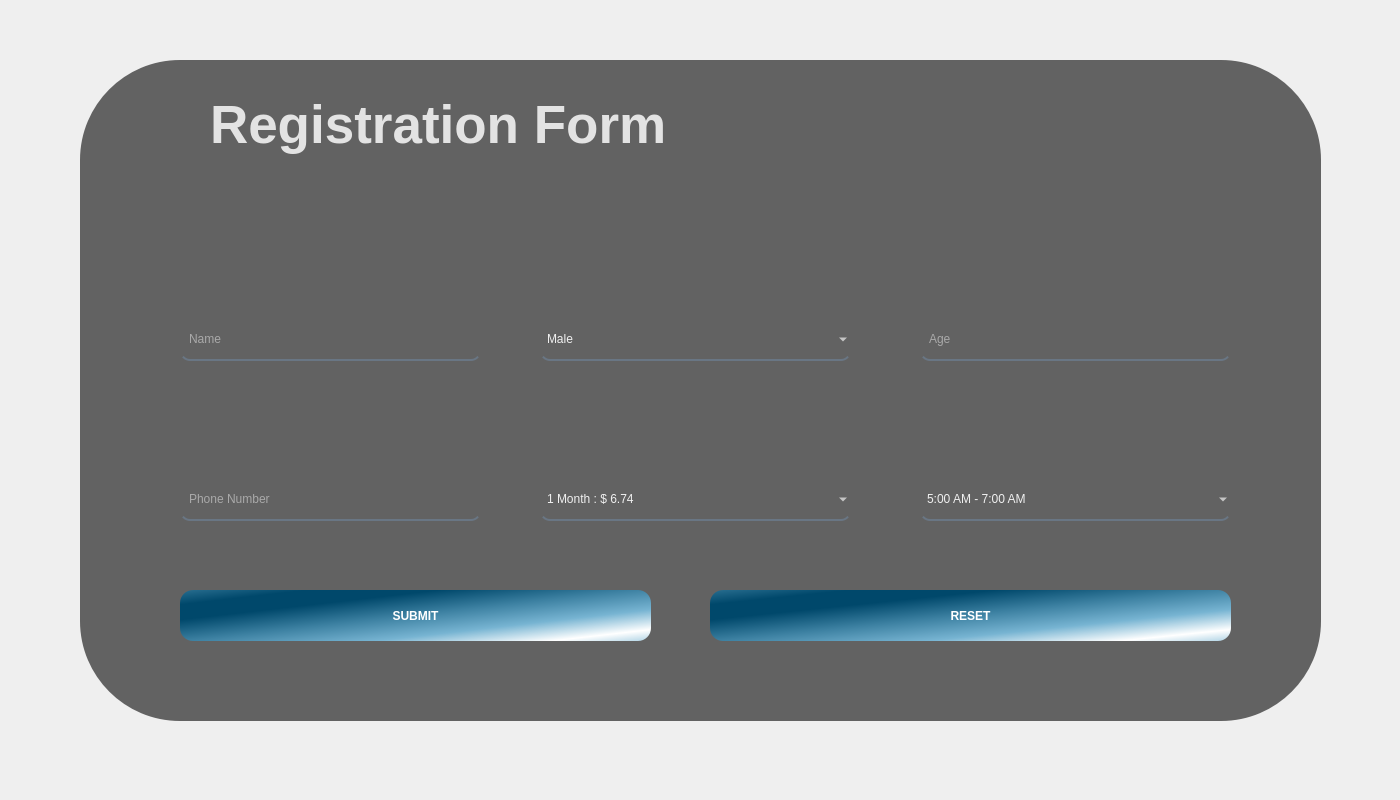
<?xml version="1.0" encoding="UTF-8"?>
<ui version="4.0">
 <class>Register</class>
 <widget class="QDialog" name="Register">
  <property name="geometry">
   <rect>
    <x>0</x>
    <y>0</y>
    <width>1400</width>
    <height>800</height>
   </rect>
  </property>
  <property name="windowTitle">
   <string>REGISTRATION FORM</string>
  </property>
  <property name="windowIcon">
   <iconset resource="imagesrc.qrc">
    <normaloff>:/image/batman.png</normaloff>:/image/batman.png</iconset>
  </property>
  <property name="styleSheet">
   <string notr="true">#Register{
border-image:url(:/image/nature.PNG);
border-radius:120px;
background-color:(255,255,255,100);
}</string>
  </property>
  <widget class="QPushButton" name="pushButton">
   <property name="geometry">
    <rect>
     <x>30</x>
     <y>20</y>
     <width>71</width>
     <height>61</height>
    </rect>
   </property>
   <property name="cursor">
    <cursorShape>PointingHandCursor</cursorShape>
   </property>
   <property name="styleSheet">
    <string notr="true">border:2px solid transparent;</string>
   </property>
   <property name="text">
    <string/>
   </property>
  </widget>
  <widget class="QLabel" name="label_7">
   <property name="geometry">
    <rect>
     <x>190</x>
     <y>700</y>
     <width>1041</width>
     <height>81</height>
    </rect>
   </property>
   <property name="styleSheet">
    <string notr="true">QLabel{
	font: 75 15pt &quot;MS Shell Dlg 2&quot;;
   color:white;
}</string>
   </property>
   <property name="text">
    <string/>
   </property>
  </widget>
  <widget class="QLabel" name="label">
   <property name="geometry">
    <rect>
     <x>80</x>
     <y>60</y>
     <width>1241</width>
     <height>661</height>
    </rect>
   </property>
   <property name="styleSheet">
    <string notr="true">background-color:rgba(0,0,0,150);
border-radius:100px;</string>
   </property>
   <property name="text">
    <string/>
   </property>
  </widget>
  <widget class="QLabel" name="label_2">
   <property name="geometry">
    <rect>
     <x>210</x>
     <y>69</y>
     <width>971</width>
     <height>111</height>
    </rect>
   </property>
   <property name="font">
    <font>
     <pointsize>40</pointsize>
     <weight>75</weight>
     <bold>true</bold>
    </font>
   </property>
   <property name="styleSheet">
    <string notr="true">color:rgb(255,255,255,210);</string>
   </property>
   <property name="text">
    <string>Registration Form</string>
   </property>
  </widget>
  <widget class="QLineEdit" name="lineEdit_4">
   <property name="geometry">
    <rect>
     <x>180</x>
     <y>320</y>
     <width>301</width>
     <height>41</height>
    </rect>
   </property>
   <property name="styleSheet">
    <string notr="true">background-color:transparent;
font: 12pt &quot;MS Shell Dlg 2&quot;;
border:none;
border-radius:10px;
border-bottom:2px solid rgba(105,118,132,255);
color:rgba(255,255,255,230);
padding-bottom:2px;
padding-left:7px;
</string>
   </property>
   <property name="placeholderText">
    <string>Name</string>
   </property>
  </widget>
  <widget class="QLineEdit" name="lineEdit_6">
   <property name="geometry">
    <rect>
     <x>920</x>
     <y>320</y>
     <width>311</width>
     <height>41</height>
    </rect>
   </property>
   <property name="styleSheet">
    <string notr="true">background-color:transparent;
font: 12pt &quot;MS Shell Dlg 2&quot;;
border:none;
border-radius:10px;
border-bottom:2px solid rgba(105,118,132,255);
color:rgba(255,255,255,230);
padding-bottom:2px;
padding-left:7px;
</string>
   </property>
   <property name="placeholderText">
    <string>Age</string>
   </property>
  </widget>
  <widget class="QLineEdit" name="lineEdit_7">
   <property name="geometry">
    <rect>
     <x>180</x>
     <y>480</y>
     <width>301</width>
     <height>41</height>
    </rect>
   </property>
   <property name="styleSheet">
    <string notr="true">background-color:transparent;
font: 12pt &quot;MS Shell Dlg 2&quot;;
border:none;
border-radius:10px;
border-bottom:2px solid rgba(105,118,132,255);
color:rgba(255,255,255,230);
padding-bottom:2px;
padding-left:7px;
</string>
   </property>
   <property name="placeholderText">
    <string>Phone Number</string>
   </property>
  </widget>
  <widget class="QComboBox" name="comboBox_4">
   <property name="geometry">
    <rect>
     <x>540</x>
     <y>480</y>
     <width>311</width>
     <height>41</height>
    </rect>
   </property>
   <property name="styleSheet">
    <string notr="true">background-color:transparent;
font: 12pt &quot;MS Shell Dlg 2&quot;;
border:none;
border-radius:10px;
border-bottom:2px solid rgba(105,118,132,255);
color:rgba(255,255,255,230);
padding-bottom:2px;
padding-left:7px;
</string>
   </property>
   <item>
    <property name="text">
     <string>1 Month : $ 6.74</string>
    </property>
   </item>
   <item>
    <property name="text">
     <string>2 Month : $ 12.13</string>
    </property>
   </item>
   <item>
    <property name="text">
     <string>3 Month : $ 17.52</string>
    </property>
   </item>
   <item>
    <property name="text">
     <string>6 Month : $ 32.34</string>
    </property>
   </item>
   <item>
    <property name="text">
     <string>12 Month : $78.16</string>
    </property>
   </item>
  </widget>
  <widget class="QComboBox" name="comboBox_5">
   <property name="geometry">
    <rect>
     <x>920</x>
     <y>480</y>
     <width>311</width>
     <height>41</height>
    </rect>
   </property>
   <property name="styleSheet">
    <string notr="true">background-color:transparent;
font: 12pt &quot;MS Shell Dlg 2&quot;;
border:none;
border-radius:10px;
border-bottom:2px solid rgba(105,118,132,255);
color:rgba(255,255,255,230);
padding-bottom:2px;
padding-left:7px;
</string>
   </property>
   <item>
    <property name="text">
     <string>5:00 AM - 7:00 AM</string>
    </property>
   </item>
   <item>
    <property name="text">
     <string>12:00 PM - 2:00 PM</string>
    </property>
   </item>
   <item>
    <property name="text">
     <string>5:00 PM - 7:00 PM</string>
    </property>
   </item>
  </widget>
  <widget class="QComboBox" name="comboBox_6">
   <property name="geometry">
    <rect>
     <x>540</x>
     <y>320</y>
     <width>311</width>
     <height>41</height>
    </rect>
   </property>
   <property name="styleSheet">
    <string notr="true">background-color:transparent;
font: 12pt &quot;MS Shell Dlg 2&quot;;
border:none;
border-radius:10px;
border-bottom:2px solid rgba(105,118,132,255);
color:rgba(255,255,255,230);
padding-bottom:2px;
padding-left:7px;
</string>
   </property>
   <item>
    <property name="text">
     <string>Male</string>
    </property>
   </item>
   <item>
    <property name="text">
     <string>Female</string>
    </property>
   </item>
   <item>
    <property name="text">
     <string>Intersex</string>
    </property>
   </item>
   <item>
    <property name="text">
     <string>Trans</string>
    </property>
   </item>
   <item>
    <property name="text">
     <string>Personal</string>
    </property>
   </item>
  </widget>
  <widget class="QPushButton" name="pushButton_4">
   <property name="geometry">
    <rect>
     <x>180</x>
     <y>590</y>
     <width>471</width>
     <height>51</height>
    </rect>
   </property>
   <property name="cursor">
    <cursorShape>PointingHandCursor</cursorShape>
   </property>
   <property name="styleSheet">
    <string notr="true">QPushButton{
border:none;
	border-bottom-color: rgb(255, 255, 255);
color:white;
	
	font: 14pt &quot;Arial&quot;;
font:bold;
border-radius : 13px;
	background-color: qlineargradient(spread:reflect, x1:0.213, y1:0.210409, x2:0.910112, y2:0.869, stop:0.106742 rgba(0, 72, 107, 255), stop:0.41573 rgba(61, 129, 162, 255), stop:0.719101 rgba(119, 180, 210, 255), stop:1 rgba(255, 255, 255, 255));
}
QPushButton:hover{
background-color: qlineargradient(spread:reflect, x1:0.213, y1:0.210409, x2:0.910112, y2:0.869, stop:0.106742 rgba(0, 72, 130, 220), stop:0.41573 rgba(61, 110, 180, 255), stop:0.719101 rgba(119, 200, 210, 255), stop:1 rgba(255, 215, 235, 225));
color:white;
border:none;
font:bold;
}</string>
   </property>
   <property name="text">
    <string>SUBMIT</string>
   </property>
  </widget>
  <widget class="QPushButton" name="pushButton_5">
   <property name="geometry">
    <rect>
     <x>710</x>
     <y>590</y>
     <width>521</width>
     <height>51</height>
    </rect>
   </property>
   <property name="cursor">
    <cursorShape>PointingHandCursor</cursorShape>
   </property>
   <property name="styleSheet">
    <string notr="true">QPushButton{
border:none;
	border-bottom-color: rgb(255, 255, 255);
color:white;
	
	font: 14pt &quot;Arial&quot;;
font:bold;
border-radius : 13px;
	background-color: qlineargradient(spread:reflect, x1:0.213, y1:0.210409, x2:0.910112, y2:0.869, stop:0.106742 rgba(0, 72, 107, 255), stop:0.41573 rgba(61, 129, 162, 255), stop:0.719101 rgba(119, 180, 210, 255), stop:1 rgba(255, 255, 255, 255));
}
QPushButton:hover{
background-color: qlineargradient(spread:reflect, x1:0.213, y1:0.210409, x2:0.910112, y2:0.869, stop:0.106742 rgba(0, 72, 130, 220), stop:0.41573 rgba(61, 110, 180, 255), stop:0.719101 rgba(119, 200, 210, 255), stop:1 rgba(255, 215, 235, 225));
color:white;
border:none;
font:bold;
}</string>
   </property>
   <property name="text">
    <string>RESET</string>
   </property>
  </widget>
 </widget>
 <resources>
  <include location="imagesrc.qrc"/>
 </resources>
 <connections/>
</ui>
